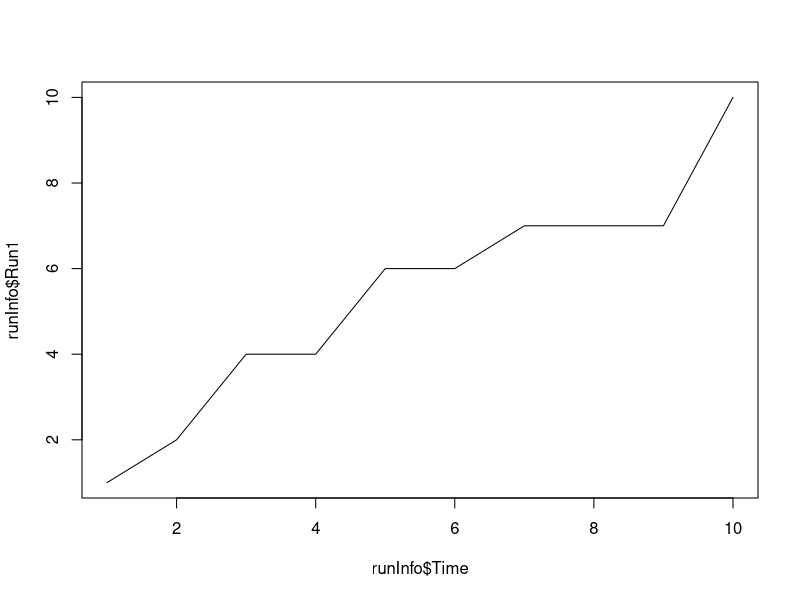
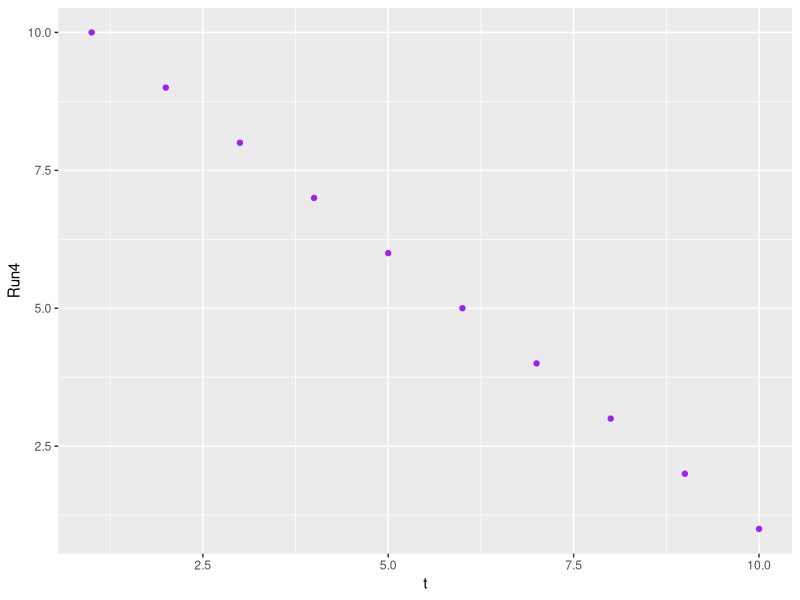
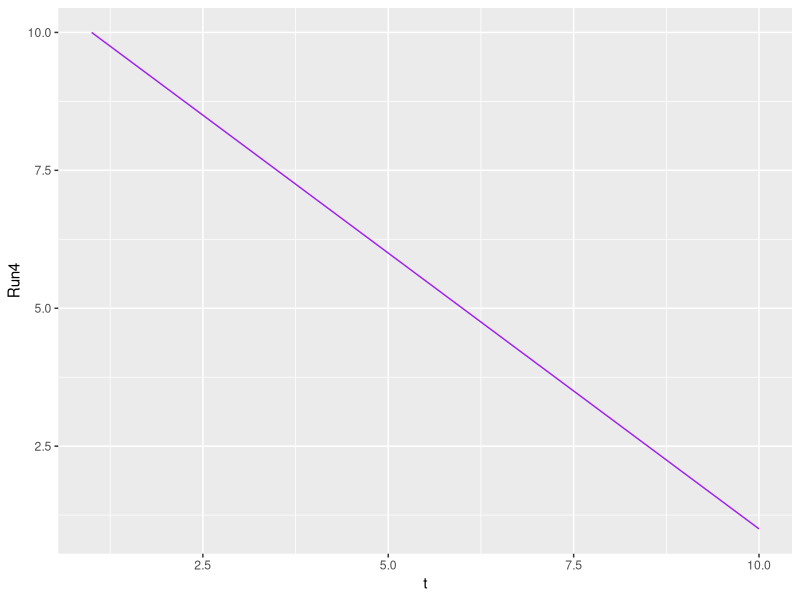
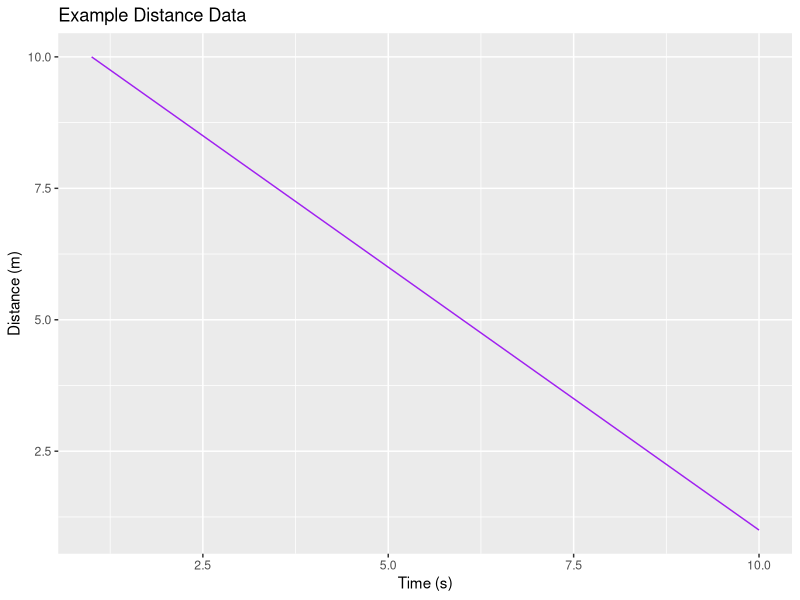
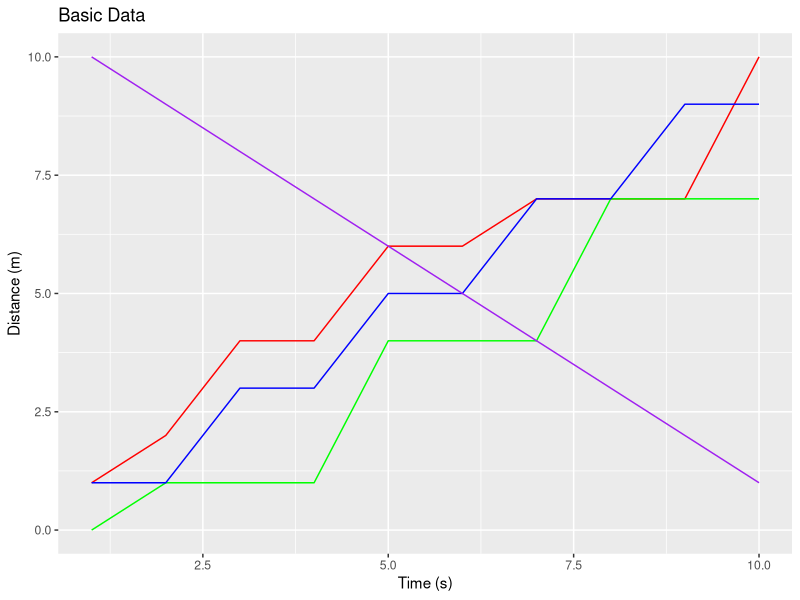

Generate these figures, in order, with R:
setwd("C:/Users/Colby/OneDrive/Documents/GitHub/Algebra-Based-Physics/unit_01_fundamentals")

# Store data in data frames to have it all in one place
# Create a set of vectors and add them to the data frame

t <- c(1:10)

x1 <- c(1,2,4,4,6,6,7,7,7,10)
x2 <- c(0,1,1,1,4,4,4,7,7,7)
x3 <- c(1,1,3,3,5,5,7,7,9,9)
x4 <- c(10,9,8,7,6,5,4,3,2,1)

# Create a data frame using data.frame and assigning labels

runInfo <- data.frame("Time" = t, "Run1" = x1, "Run2" = x2, "Run3" = x3)

# Plot any column using $ after the name of the data frame then
# type in the name of the column. Spaces are replaced with "."

plot(runInfo$Time, runInfo$Run1, type = "l")

# If you need to add a column to the data frame do the following:

runInfo$Run4 <- x4

# Saving a data frame can be done by using write.csv
# Rnotebook prints it out, so to save go to github and to the project
# and create a new file, save as FILENAME.csv and paste in the printout

write.csv(runInfo, "example_data.csv")

# IMPORTANT use write.csv(runInfo) in rnotebook to copy and past into github


# ggplot2 has more graphing abilities.
# Load ggplot2 using the library() function

library(ggplot2)

# when using ggplot() you load the entire data set then select what you
# want plotted and add layers added to it.

ggplot(runInfo, aes(t, Run4)) +
  geom_point(color = "purple")

# To change from point to line use geom_line()

ggplot(runInfo, aes(t, Run4)) +
  geom_line(color = "purple")

# All graphs should have clear, descriptive labels.
# To add a label use labs(title, x, y)

ggplot(runInfo, aes(t, Run4)) +
  geom_line(color = "purple") +
  labs(title="Example Distance Data", x = "Time (s)", y = "Distance (m)")

# To plot multiple graphs, add more geom_line()

ggplot(runInfo) +
  geom_line(aes(t, Run1), color="red") + 
  geom_line(aes(t, Run2), color="green") + 
  geom_line(aes(t, Run3), color="blue") +
  geom_line(aes(t, Run4), color="purple") +
  labs(title = "Basic Data", x="Time (s)", y="Distance (m)")






